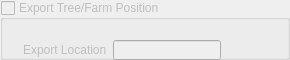
              <widget class="QGroupBox" name="groupBox_5">
               <property name="enabled">
                <bool>false</bool>
               </property>
               <property name="minimumSize">
                <size>
                 <width>250</width>
                 <height>60</height>
                </size>
               </property>
               <property name="maximumSize">
                <size>
                 <width>300</width>
                 <height>60</height>
                </size>
               </property>
               <property name="title">
                <string>Export Tree/Farm Position</string>
               </property>
               <property name="checkable">
                <bool>true</bool>
               </property>
               <property name="checked">
                <bool>false</bool>
               </property>
               <layout class="QGridLayout" name="gridLayout_23">
                <item row="0" column="0">
                 <widget class="QWidget" name="TextureLayout_7" native="true">
                  <property name="minimumSize">
                   <size>
                    <width>0</width>
                    <height>30</height>
                   </size>
                  </property>
                  <property name="maximumSize">
                   <size>
                    <width>16777215</width>
                    <height>20</height>
                   </size>
                  </property>
                  <layout class="QHBoxLayout" name="horizontalLayout_31">
                   <item>
                    <widget class="QLabel" name="label_19">
                     <property name="minimumSize">
                      <size>
                       <width>0</width>
                       <height>20</height>
                      </size>
                     </property>
                     <property name="maximumSize">
                      <size>
                       <width>16777215</width>
                       <height>20</height>
                      </size>
                     </property>
                     <property name="text">
                      <string>Export Location</string>
                     </property>
                    </widget>
                   </item>
                   <item>
                    <widget class="QLineEdit" name="locationLine">
                     <property name="minimumSize">
                      <size>
                       <width>0</width>
                       <height>20</height>
                      </size>
                     </property>
                     <property name="maximumSize">
                      <size>
                       <width>16777215</width>
                       <height>20</height>
                      </size>
                     </property>
                    </widget>
                   </item>
                   <item>
                    <widget class="QPushButton" name="locationButton">
                     <property name="minimumSize">
                      <size>
                       <width>0</width>
                       <height>20</height>
                      </size>
                     </property>
                     <property name="maximumSize">
                      <size>
                       <width>16777215</width>
                       <height>20</height>
                      </size>
                     </property>
                     <property name="text">
                      <string/>
                     </property>
                     <property name="icon">
                      <iconset>
                       <normaloff>Images/browseFolder.png</normaloff>Images/browseFolder.png</iconset>
                     </property>
                     <property name="iconSize">
                      <size>
                       <width>25</width>
                       <height>25</height>
                      </size>
                     </property>
                     <property name="flat">
                      <bool>true</bool>
                     </property>
                    </widget>
                   </item>
                  </layout>
                 </widget>
                </item>
                <item row="1" column="0">
                 <spacer name="verticalSpacer">
                  <property name="orientation">
                   <enum>Qt::Vertical</enum>
                  </property>
                  <property name="sizeHint" stdset="0">
                   <size>
                    <width>20</width>
                    <height>40</height>
                   </size>
                  </property>
                 </spacer>
                </item>
               </layout>
              </widget>
